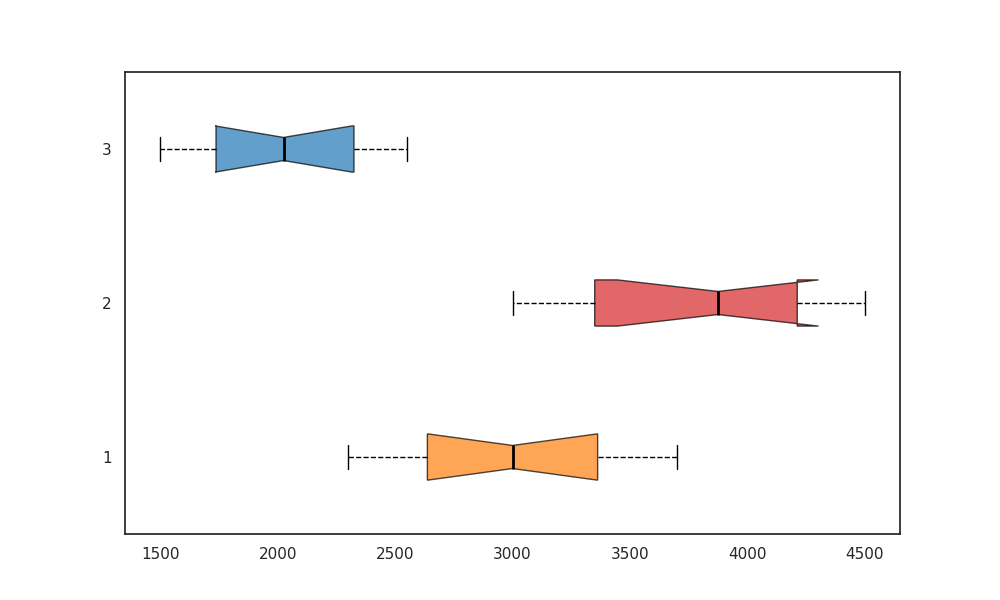

Write Python code to recreate this figure.
import matplotlib.pyplot as plt

atlantic_depths = [2300, 2450, 2600, 2750, 2900, 3100, 3250, 3400, 3500, 3700]
pacific_depths = [3000, 3150, 3300, 3500, 3750, 4000, 4100, 4250, 4400, 4500]
indian_depths = [1500, 1600, 1700, 1850, 1950, 2100, 2250, 2350, 2450, 2550]

data = [atlantic_depths, pacific_depths, indian_depths]

fig, ax = plt.subplots(figsize=(10, 6))

boxplot = ax.boxplot(data, vert=False, patch_artist=True, notch=True)

colors = ['#ff7f0e', '#d62728', '#1f77b4']
for patch, color in zip(boxplot['boxes'], colors):
    patch.set_facecolor(color)
    patch.set_alpha(0.7)

plt.setp(boxplot['whiskers'], color='black', linestyle='--')
plt.setp(boxplot['caps'], color='black')
plt.setp(boxplot['medians'], color='black', linewidth=2)

plt.show()
